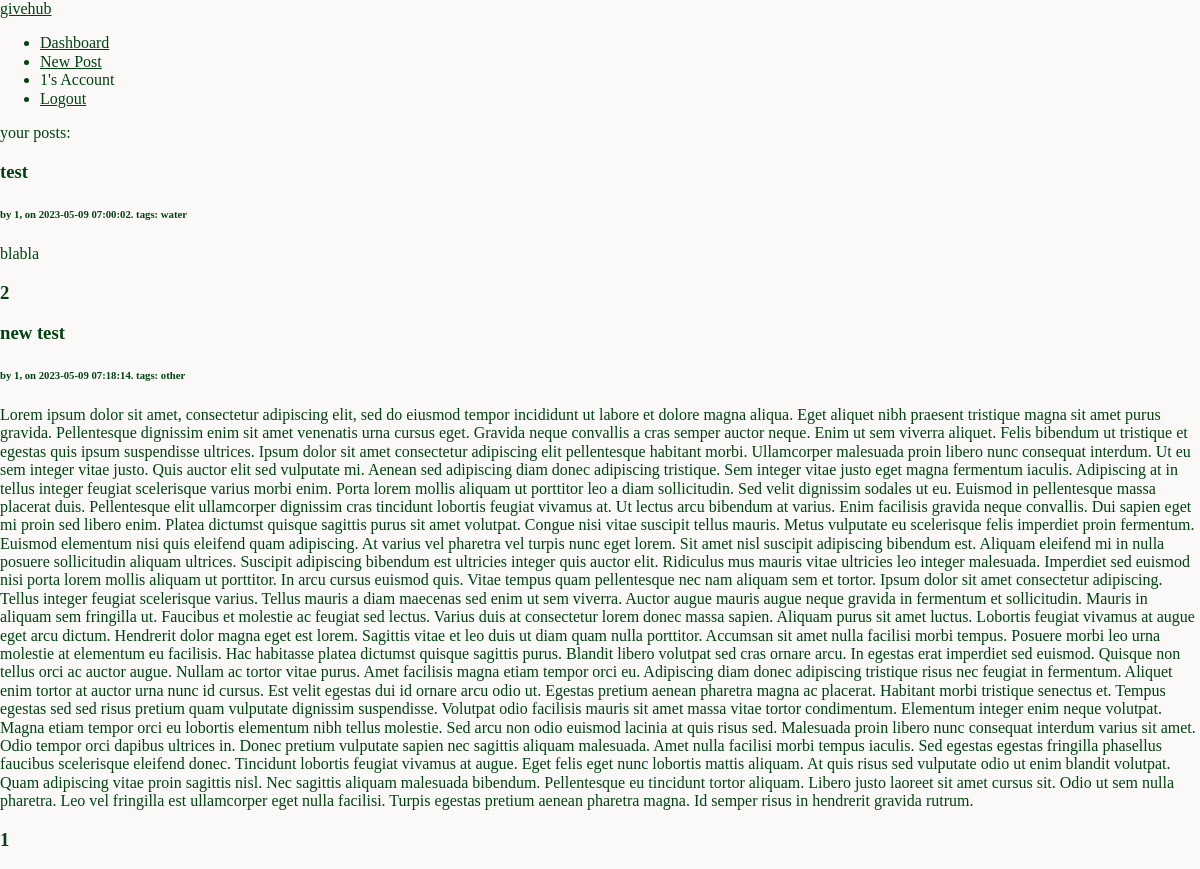
The app's page /dashboard (signed in) with its own data.
### app.py (models this page shows)
class Posts(db.Model):
	id = db.Column(db.Integer, primary_key = True)
	user_id = db.Column(db.Integer, db.ForeignKey('charity.id'))
	title = db.Column(db.String(1000), nullable=False) # Added this line
	content = db.Column(db.String(1000), nullable=False)
	category = db.Column(db.String(1000), nullable=False)
	timestamp = db.Column(DateTime(timezone=True), default=func.now())
	likes = db.relationship('PostLike', backref='post', lazy='dynamic')
	def get_like_count(self):
		return self.likes.count()

### app.py (the view)
    def wrapper(*args, **kwargs):
        if 'username' not in session:
            return redirect(url_for('login'))
        return f(*args, **kwargs)

### app.py (called while the page is built)
def login_required(f):
    def wrapper(*args, **kwargs):
        if 'username' not in session:
            return redirect(url_for('login'))
        return f(*args, **kwargs)
    wrapper.__name__ = f.__name__
    return wrapper

@app.route('/dashboard')
@login_required
def show_user_profile():
	current_user = session.get('username')
	user = Charity.query.filter_by(username=current_user).first()
	posts = user.posts.all()
	print(posts)
	return render_template('dashboard.html', data=posts)

### templates/dashboard.html (shortened to what this page needs)
{% extends "base.html" %}
{% block content %}
your posts:
    {% if data %}
    {% for post in data %}
    <section class="section-secondary">
        <div class="col col-md-6">
            <div class="card">
                <h3 class="card-title">{{ post['title'] }}</h3>
                <h6 class="card-title">by {{ post['user_id'] }}, on {{ post['timestamp'] }}. tags: {{ post['category'] }}</h6>
                {{ post['content'] }}
                <h3 class="card-title">{{ post.get_like_count() }}</h3>
            </div>
        </div>
    </section>
    {% endfor %}
{% endif %}
{% endblock %}

### static/style.css (style rules this page uses)
:root { --primary_background: #fbf9f8 !important; --primary_text_color: #000 !important; --secondary_background: #000 !important; --secondary_text_color: #fff !important; --accent_color: #fff !important; }
body { color: #004210 !important; background-color: var(--primary_background); }

### records on screen
Posts: title "test", user_id "1", timestamp "2023-05-09 07:00:02", category "water", content "blabla", get_like_count "2"
Posts: title "new test", user_id "1", timestamp "2023-05-09 07:18:14", category "other", content "Lorem ipsum dolor sit amet, consectetur adipiscing elit, sed do eiusmod tempor incididunt ut labore et dolore magna aliqua. Eget aliquet nibh praesent tristique magna sit amet purus gravida. Pellentesque dignissim enim sit amet venenatis urna cursus eget. Gravida neque convallis a cras semper auctor neque. Enim ut sem viverra aliquet. Felis bibendum ut tristique et egestas quis ipsum suspendisse ultrices. Ipsum dolor sit amet consectetur adipiscing elit pellentesque habitant morbi. Ullamcorper malesuada proin libero nunc consequat interdum. Ut eu sem integer vitae justo. Quis auctor elit sed vulputate mi. Aenean sed adipiscing diam donec adipiscing tristique. Sem integer vitae justo eget…", get_like_count "1"

### other values on screen
{{ session['username'] }} "1"
